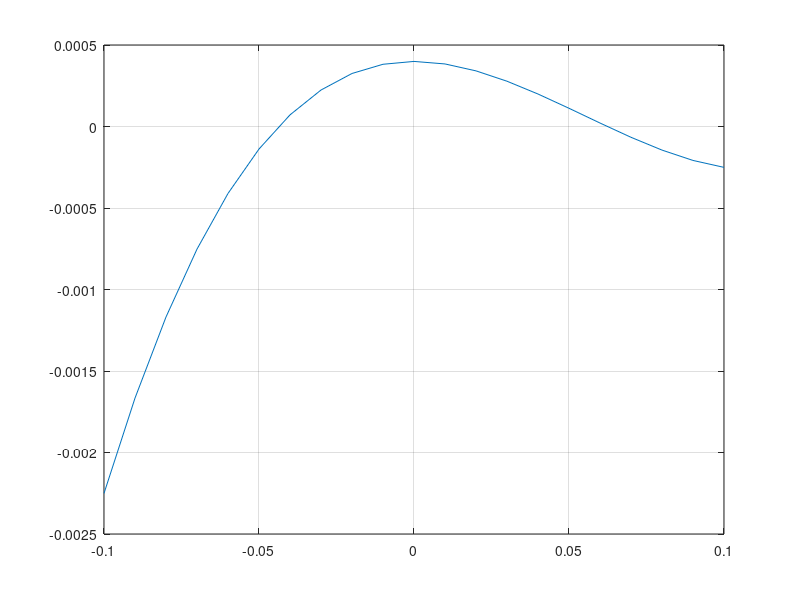

MATLAB code for this plot:
%% ME 3001 - Tennessee Technological University
% Tristan Hill - 6/07/2016 - 09/06/2017
% Roots of Non-Linear Equations
% Incremental Search Method
% Lecture Example - a simple polynomial
%%
close all; clear all; clc

%% plot for graphical verification
x=-.1:0.01:.1;
for i=1:length(x)

    y(i)=x(i)^3-0.165*x(i)^2+3.993e-4;
    
end

figure(1)
plot(x,y)
grid on

%% solve with the Newton-Raphson Method
xo=-0.2;
dx=.001;

x_curr=xo;

y_curr=(x_curr^3-0.165*x_curr^2+3.993e-4); 
y_prev=y_curr;

while y_curr*y_prev>0
    
    y_prev=y_curr;
    
    y_curr=(x_curr^3-0.165*x_curr^2+3.993e-4);
    
    x_curr=x_curr+dx;

end

root=x_curr

%% double check with the FZERO function
root_check=fzero(@(x_check) x_check^3-0.165*x_check^2+3.993e-4,xo)
